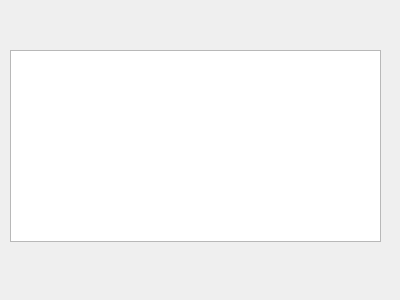
<?xml version="1.0" encoding="UTF-8"?>
<ui version="4.0">
 <class>DialogListWidget</class>
 <widget class="QDialog" name="DialogListWidget">
  <property name="geometry">
   <rect>
    <x>0</x>
    <y>0</y>
    <width>400</width>
    <height>300</height>
   </rect>
  </property>
  <property name="windowTitle">
   <string>Dialog</string>
  </property>
  <widget class="QListWidget" name="listWidget">
   <property name="geometry">
    <rect>
     <x>10</x>
     <y>50</y>
     <width>371</width>
     <height>192</height>
    </rect>
   </property>
  </widget>
 </widget>
 <resources/>
 <connections/>
</ui>
